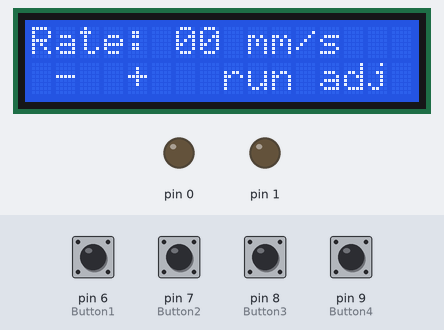
Bench run of a sketch on a simulated Arduino Uno, built with avr-gcc and run on an emulated ATmega328P. On the bench: 16×2 character LCD, output pins drawn as LEDs (lit = HIGH). The test bench sets the inputs (shaded band); at power-on: pin 6 (Button1), pin 7 (Button2), pin 8 (Button3), pin 9 (Button4) HIGH.

Above: at 1.2 s.
1.3 s: pin 8 (Button3) pulled LOW for 0.15 s
At 2.7 s:
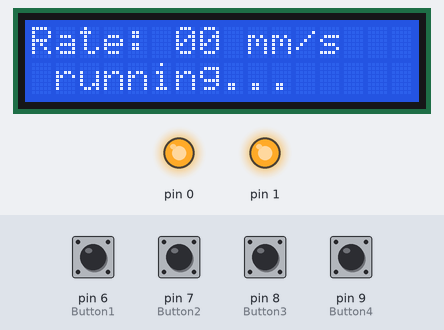
Timing chart, 0 to 4.3 s (numbered marks = the images above; inputs shaded):
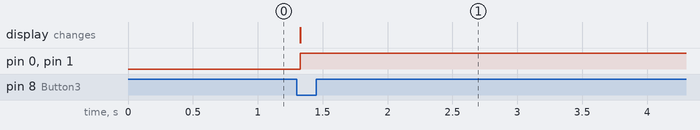

The sketch:

DippingMechanism.ino
```cpp
/*
  The circuit:
 * LCD RS pin to digital pin 12
 * LCD Enable pin to digital pin 11
 * LCD D4 pin to digital pin 5
 * LCD D5 pin to digital pin 4
 * LCD D6 pin to digital pin 3
 * LCD D7 pin to digital pin 2
 * LCD R/W pin to ground
 * 10K resistor:
 * ends to +5V and ground
 * wiper to LCD VO pin (pin 3)
 */

#include <LiquidCrystal.h>
#include "Button.h"
#include "SMObject.h"
#include "Menu.h"

SMObject* SMObjects[10];
int numSMObjects = 5;

Button Button1(6);
Button Button2(7);
Button Button3(8);
Button Button4(9);
Menu DipperMenu;


void setup() {
	DipperMenu.InitButtons(&Button1,&Button2,&Button3,&Button4);
	DipperMenu.InitLCD(12,11,5,4,3,2);
	DipperMenu.InitMotor(0,1);

	SMObjects[0] = &Button1;
	SMObjects[1] = &Button2;
	SMObjects[2] = &Button3;
	SMObjects[3] = &Button4;
	SMObjects[4] = &DipperMenu;
}

void loop() {
	for(int i=0;i<numSMObjects;++i){
		SMObjects[i]->SM();
	}
  	delay(20);
}
```

Button.h
```cpp
#pragma once
#include <Arduino.h>
#include "SMObject.h"

class Button : public SMObject{
	public:
		Button(int pin);
		bool getStatus();
		void SM();
	private:
		bool buttonVal;
		int buttonPin;
		enum states {ONE,ZERO,DB1,DB2} state;
};

Button::Button(int pin):
	buttonVal(1),
	buttonPin(pin),
	state(DB1)
{
	pinMode(pin,INPUT);
	digitalWrite(pin,HIGH);
	period = 5;
}

bool Button::getStatus(){
	return buttonVal;
}

void Button::SM(){
	bool b = digitalRead(buttonPin);
	switch(state){ // transitions
		case ONE:
			state = (b==1) ? ONE : DB1;
			break;
		case DB1:
			state = (b==1) ? ONE : ZERO;
			break;
		case ZERO:
			state = (b==1) ? DB2 : ZERO;
			break;
		case DB2:
			state = (b==1) ? ONE : ZERO;
			break;
		default:
			state = DB1;
	}
	switch(state){ // actions
		case ONE:
			buttonVal = 1;
			break;
		case DB1:
			buttonVal = 1;
			break;
		case ZERO:
			buttonVal = 0;
			break;
		case DB2:
			buttonVal = 0;
			break;
		default:
			break;
	}
}
```

Menu.h
```cpp
#pragma once
#include <Arduino.h>
#include <LiquidCrystal.h>
#include "SMObject.h"
#include "Button.h"
#include "Motor.h"

class Menu : public SMObject{
	public:
		Menu();
		void InitButtons(Button *b1,Button *b2,Button *b3,Button *b4);
		void InitLCD(int pin1,int pin2,int pin3,int pin4,int pin5,int pin6);
		void InitMotor(int dir_pin,int step_pin);
		void SM();
	private:
		LiquidCrystal *LCD;
		Button *Button1;
		Button *Button2;
		Button *Button3;
		Button *Button4;
		Motor *Stepper;
		enum states {MAIN_BEF,INC_MB,DEC_MB,MAIN_AFT,INC_MA,DEC_MA,RUN,
					 RET,PRE_MB,PRE_AB,PRE_MA,PRE_AA,ADJ_BEF,INC_AB,
					 DEC_AB,ADJ_AFT,INC_AA,DEC_AA} state;
		int speedVal;
		int numSteps;
};

Menu::Menu() : speedVal(0),numSteps(400) {}

void Menu::InitButtons(Button *b1,Button *b2,Button *b3,Button *b4){
	Button1 = b1;
	Button2 = b2;
	Button3 = b3;
	Button4 = b4;
}

void Menu::InitLCD(int pin1,int pin2,int pin3,int pin4,int pin5,int pin6){
	LCD = new LiquidCrystal(pin1,pin2,pin3,pin4,pin5,pin6);
  	LCD->begin(16, 2);
}

void Menu::InitMotor(int dir_pin,int step_pin){
	Stepper = new Motor(dir_pin,step_pin);
}

void Menu::SM(){
	bool b1 = !Button1->getStatus();
	bool b2 = !Button2->getStatus();
	bool b3 = !Button3->getStatus();
	bool b4 = !Button4->getStatus();

	switch(state){ // transitions
		case MAIN_BEF:
			if(b2){
				state = INC_MB;
				speedVal++;
			}else if(b1){
				state = DEC_MB;
				speedVal--;
			}else if(b3){
  				LCD->setCursor(0, 1);
  				LCD->print(" running...     ");
				state = RUN;
			}else if(b4){
				state = PRE_AB;
			}else{
				state = MAIN_BEF;
			}
			break;
		case INC_MB:
			state = b2 ? INC_MB : MAIN_BEF;
			break;
		case DEC_MB:
			state = b1 ? DEC_MB : MAIN_BEF;
			break;
		case MAIN_AFT:
			if(b2){
				state = INC_MA;
				speedVal++;
			}else if(b1){
				state = DEC_MA;
				speedVal--;
			}else if(b3){
  				LCD->setCursor(0, 1);
  				LCD->print(" running...     ");
				state = RET;
			}else if(b4){
				state = PRE_AA;
			}else{
				state = MAIN_AFT;
			}
			break;
		case INC_MA:
			state = b2 ? INC_MA : MAIN_AFT;
			break;
		case DEC_MA:
			state = b1 ? DEC_MA : MAIN_AFT;
			break;
		case RUN:
			state = MAIN_AFT;
			break;
		case RET:
			state = MAIN_BEF;
			break;
		case PRE_MB:
			state = b4 ? PRE_MB : MAIN_BEF;
			break;
		case PRE_AB:
			state = b4 ? PRE_AB : ADJ_BEF;
			break;
		case PRE_MA:
			state = b4 ? PRE_MA : MAIN_AFT;
			break;
		case PRE_AA:
			state = b4 ? PRE_AA : ADJ_AFT;
			break;
		case ADJ_BEF:
			if(b1){
				state = DEC_AB;
			}else if(b2){
				state = INC_AB;
			}else if(b4){
				state = PRE_MB;
			}else{
				state = ADJ_BEF;
			}
			break;
		case INC_AB:
			state = b2 ? INC_AB : ADJ_BEF;
			break;
		case DEC_AB:
			state = b1 ? DEC_AB : ADJ_BEF;
			break;
		case ADJ_AFT:
			if(b1){
				state = DEC_AA;
			}else if(b2){
				state = INC_AA;
			}else if(b4){
				state = PRE_MA;
			}else{
				state = ADJ_AFT;
			}
			break;
		case INC_AA:
			state = b2 ? INC_AA : ADJ_AFT;
			break;
		case DEC_AA:
			state = b1 ? DEC_AA : ADJ_AFT;
			break;
		default:
			break;
	}
	switch(state){ // actions
		case MAIN_BEF:
  			LCD->setCursor(0, 0);
  			LCD->print("Rate: 00 mm/s");
			(speedVal<10) ? LCD->setCursor(7,0) : LCD->setCursor(6,0);
      		LCD->print(speedVal,DEC);
  			LCD->setCursor(0, 1);
  			LCD->print(" -  +   run adj");
			break;
		case INC_MB:
			break;
		case DEC_MB:
			break;
		case MAIN_AFT:
  			LCD->setCursor(0, 0);
  			LCD->print("Rate: 00 mm/s");
			(speedVal<10) ? LCD->setCursor(7,0) : LCD->setCursor(6,0);
      		LCD->print(speedVal,DEC);
  			LCD->setCursor(0, 1);
  			LCD->print(" -  +   ret adj");
			break;
		case INC_MA:
			break;
		case DEC_MA:
			break;
		case RUN:
			Stepper->run(1,speedVal,numSteps);
			break;
		case RET:
			Stepper->run(0,speedVal,numSteps);
			break;
		case PRE_MB:
			break;
		case PRE_AB:
			break;
		case PRE_MA:
			break;
		case PRE_AA:
			break;
		case ADJ_BEF:
  			LCD->setCursor(0, 0);
  			LCD->print("Adj Start Pos");
  			LCD->setCursor(0, 1);
  			LCD->print(" -  +       exit");
			break;
		case INC_AB:
			Stepper->run(1,speedVal,10);
			break;
		case DEC_AB:
			Stepper->run(0,speedVal,10);
			break;
		case ADJ_AFT:
  			LCD->setCursor(0, 0);
  			LCD->print("Adj End Pos");
  			LCD->setCursor(0, 1);
  			LCD->print(" -  +       exit");
			break;
		case INC_AA:
			Stepper->run(1,speedVal,10);
			numSteps += 10;
			break;
		case DEC_AA:
			Stepper->run(0,speedVal,10);
			numSteps -= 10;
			break;
		default:
			break;
	}
}
```

Motor.h
```cpp
#pragma once
#include <Arduino.h>

class Motor{
	public:
		Motor(int dir_pin, int step_pin);
		void run(int direction,int speed_val, int num_steps);
	private:
		int dirPin;
		int stepPin;
};

Motor::Motor(int dir_pin, int step_pin) :
	dirPin(dir_pin),
	stepPin(step_pin)
{
	pinMode(dirPin,OUTPUT);
	pinMode(stepPin,OUTPUT);
}

void Motor::run(int direction,int speed_val, int num_steps){
	int delayVal = 200/speed_val;
	digitalWrite(dirPin,direction);
	for(int i=0;i<num_steps;++i){
		digitalWrite(stepPin,HIGH);
		delay(delayVal);
		//delayMicroseconds(delay);
		digitalWrite(stepPin,LOW);
		delay(delayVal);
		//delayMicroseconds(delay);
	}
}
```

SMObject.h
```cpp
#pragma once

class SMObject{
	public:
		virtual void SM(){}
		int period;
};
```

Measured:
- after the input at 1.3 s, pin 0, pin 1: LOW → HIGH at once; the display: changes at once (image 1)
